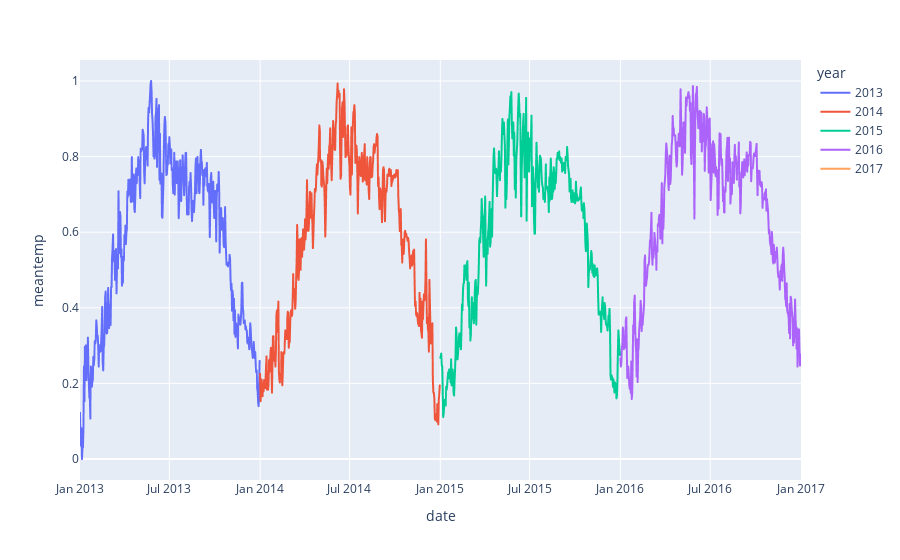

Source (notebook cell):
### Code cell
fig = px.line(df_scaled,x=df_scaled.index,y='meantemp',color='year')
fig.show()

### Figure 1 — Plotly figure (JSON) as saved in the notebook; plotly's stock layout.template omitted (floating-point values rounded to 4 significant figures; data arrays with more than 128 entries replaced by an {"elided": "..."} marker saying what was removed)
{"data": [{"hovertemplate": "year=2013<br>date=%{x}<br>meantemp=%{y}<extra></extra>", "legendgroup": "2013", "line": {"color": "#636efa", "dash": "solid"}, "marker": {"symbol": "circle"}, "mode": "lines", "name": "2013", "showlegend": true, "type": "scattergl", "x": {"elided": "365 str values"}, "xaxis": "x", "y": {"elided": "365 float values"}, "yaxis": "y"}, {"hovertemplate": "year=2014<br>date=%{x}<br>meantemp=%{y}<extra></extra>", "legendgroup": "2014", "line": {"color": "#EF553B", "dash": "solid"}, "marker": {"symbol": "circle"}, "mode": "lines", "name": "2014", "showlegend": true, "type": "scattergl", "x": {"elided": "365 str values"}, "xaxis": "x", "y": {"elided": "365 float values"}, "yaxis": "y"}, {"hovertemplate": "year=2015<br>date=%{x}<br>meantemp=%{y}<extra></extra>", "legendgroup": "2015", "line": {"color": "#00cc96", "dash": "solid"}, "marker": {"symbol": "circle"}, "mode": "lines", "name": "2015", "showlegend": true, "type": "scattergl", "x": {"elided": "365 str values"}, "xaxis": "x", "y": {"elided": "365 float values"}, "yaxis": "y"}, {"hovertemplate": "year=2016<br>date=%{x}<br>meantemp=%{y}<extra></extra>", "legendgroup": "2016", "line": {"color": "#ab63fa", "dash": "solid"}, "marker": {"symbol": "circle"}, "mode": "lines", "name": "2016", "showlegend": true, "type": "scattergl", "x": {"elided": "366 str values"}, "xaxis": "x", "y": {"elided": "366 float values"}, "yaxis": "y"}, {"hovertemplate": "year=2017<br>date=%{x}<br>meantemp=%{y}<extra></extra>", "legendgroup": "2017", "line": {"color": "#FFA15A", "dash": "solid"}, "marker": {"symbol": "circle"}, "mode": "lines", "name": "2017", "showlegend": true, "type": "scattergl", "x": ["2017-01-01T00:00:00"], "xaxis": "x", "y": [0.1223], "yaxis": "y"}], "layout": {"legend": {"title": {"text": "year"}, "tracegroupgap": 0}, "margin": {"t": 60}, "xaxis": {"anchor": "y", "domain": [0, 1], "title": {"text": "date"}}, "yaxis": {"anchor": "x", "domain": [0, 1], "title": {"text": "meantemp"}}}}
